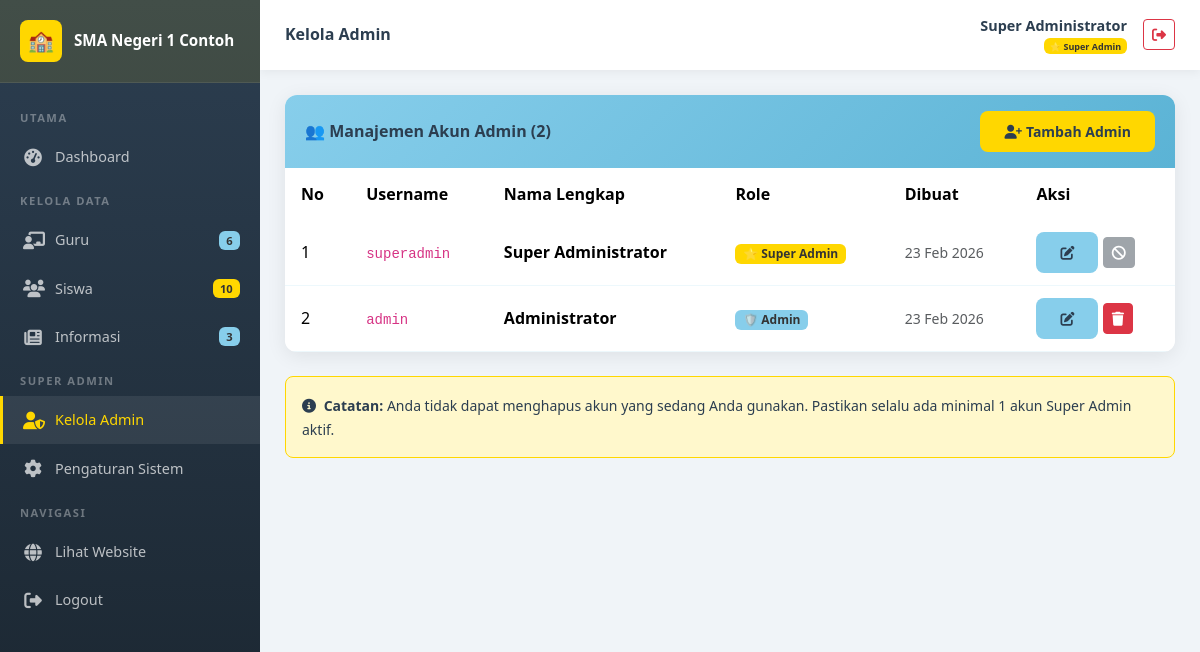
Screenshot of /admin/users/index.php (signed in) with the database file from the repository.
### tables this page shows
CREATE TABLE IF NOT EXISTS pengaturan (
    id INT AUTO_INCREMENT PRIMARY KEY,
    kunci VARCHAR(50) NOT NULL UNIQUE,
    nilai TEXT,
    keterangan VARCHAR(200)
);

CREATE TABLE IF NOT EXISTS users (
    id INT AUTO_INCREMENT PRIMARY KEY,
    username VARCHAR(50) NOT NULL UNIQUE,
    password VARCHAR(255) NOT NULL,
    nama_lengkap VARCHAR(100) NOT NULL,
    role ENUM('admin', 'superadmin') NOT NULL DEFAULT 'admin',
    created_at TIMESTAMP DEFAULT CURRENT_TIMESTAMP,
    updated_at TIMESTAMP DEFAULT CURRENT_TIMESTAMP ON UPDATE CURRENT_TIMESTAMP
);

### koneksi.php (called while the page is built, shortened)
<?php
function escape($koneksi, $data) {
    return mysqli_real_escape_string($koneksi, trim($data));
}
function getSetting($koneksi, $kunci) {
    $kunci = escape($koneksi, $kunci);
    $result = mysqli_query($koneksi, "SELECT nilai FROM pengaturan WHERE kunci='$kunci'");
    if ($row = mysqli_fetch_assoc($result)) {
        return $row['nilai'];
    }
    return '';
}

### admin/users/index.php (the view, shortened to what this page needs)
<?php
$judul_halaman = 'Kelola Admin';
$halaman_admin = 'users';
require_once __DIR__ . '/../includes/admin_header.php';
$result = mysqli_query($koneksi, "SELECT * FROM users ORDER BY role DESC, nama_lengkap ASC");
$total = mysqli_num_rows($result);
?>
<div class="card-admin">
    <div class="card-header-admin">
        <h5>👥 Manajemen Akun Admin (<?= $total ?>)</h5>
        <a href="tambah.php" class="btn btn-sm btn-kuning"><i class="fas fa-user-plus me-1"></i>Tambah Admin</a>
    </div>
    <div class="p-0">
        <table class="table table-custom table-hover mb-0">
            <thead>
                <tr><th>No</th><th>Username</th><th>Nama Lengkap</th><th>Role</th><th>Dibuat</th><th>Aksi</th></tr>
            </thead>
            <tbody>
                <?php $no=1; while ($user = mysqli_fetch_assoc($result)): ?>
                <tr>
                    <td><?= $no++ ?></td>
                    <td><code><?= htmlspecialchars($user['username']) ?></code></td>
                    <td><strong><?= htmlspecialchars($user['nama_lengkap']) ?></strong></td>
                    <td>
                        <?php if ($user['role']==='superadmin'): ?>
                        <span class="badge" style="background:var(--kuning);color:#333;">⭐ Super Admin</span>
                        <?php else: ?>
                        <span class="badge" style="background:var(--biru-muda);color:#333;">🛡️ Admin</span>
                        <?php endif; ?>
                    </td>
                    <td class="text-muted small"><?= date('d M Y', strtotime($user['created_at'])) ?></td>
                    <td>
                        <a href="edit.php?id=<?= $user['id'] ?>" class="btn btn-sm btn-biru"><i class="fas fa-edit"></i></a>
                        <?php if ($user['id'] != $_SESSION['user_id']): ?>
                        <a href="hapus.php?id=<?= $user['id'] ?>" class="btn btn-sm btn-danger btn-hapus"><i class="fas fa-trash"></i></a>
                        <?php else: ?>
                        <button class="btn btn-sm btn-secondary" disabled title="Tidak bisa hapus akun sendiri"><i class="fas fa-ban"></i></button>
                        <?php endif; ?>
                    </td>
                </tr>
                <?php endwhile; ?>
            </tbody>
        </table>
    </div>
</div>
<div class="mt-4 p-3 rounded-3" style="background:var(--kuning-light);border:1px solid var(--kuning);">
    <small><i class="fas fa-info-circle me-1"></i> <strong>Catatan:</strong> Anda tidak dapat menghapus akun yang sedang Anda gunakan. Pastikan selalu ada minimal 1 akun Super Admin aktif.</small>
</div>
<?php require_once __DIR__ . '/../includes/admin_footer.php'; ?>

### admin/includes/admin_header.php (shortened to what this page needs)
<?php
require_once __DIR__ . '/../../koneksi.php';
$nama_sekolah = getSetting($koneksi, 'nama_sekolah');
$role = $_SESSION['role'];
$halaman_admin = $halaman_admin ?? '';
$total_guru = mysqli_fetch_assoc(mysqli_query($koneksi, "SELECT COUNT(*) as t FROM guru"))['t'];
$total_siswa = mysqli_fetch_assoc(mysqli_query($koneksi, "SELECT COUNT(*) as t FROM siswa"))['t'];
$total_info = mysqli_fetch_assoc(mysqli_query($koneksi, "SELECT COUNT(*) as t FROM informasi"))['t'];
?>
<!DOCTYPE html>
<html lang="id">
<head>
    <link rel="stylesheet" href="https://cdn.jsdelivr.net/npm/bootstrap@5.3.2/dist/css/bootstrap.min.css">
    <link rel="stylesheet" href="https://cdnjs.cloudflare.com/ajax/libs/font-awesome/6.5.0/css/all.min.css">
    <link rel="stylesheet" href="<?= BASE_URL ?>assets/css/style.css">
</head>
<body>
<div class="admin-sidebar" id="sidebar">
    <div class="sidebar-brand">
        <div class="brand-icon">🏫</div>
        <span><?= htmlspecialchars(substr($nama_sekolah, 0, 30)) ?></span>
    </div>
    <div class="nav-menu">
        <div class="nav-section">Utama</div>
        <div class="nav-item">
            <a href="<?= BASE_URL ?>admin/dashboard.php" class="<?= $halaman_admin==='dashboard'?'active':'' ?>">
                <span class="nav-icon"><i class="fas fa-tachometer-alt"></i></span> Dashboard
            </a>
        </div>
        <div class="nav-section">Kelola Data</div>
        <div class="nav-item">
            <a href="<?= BASE_URL ?>admin/guru/" class="<?= $halaman_admin==='guru'?'active':'' ?>">
                <span class="nav-icon"><i class="fas fa-chalkboard-teacher"></i></span> Guru
                <span class="ms-auto badge" style="background:var(--biru-muda);color:#333;font-size:0.7rem;"><?= $total_guru ?></span>
            </a>
        </div>
        <div class="nav-item">
            <a href="<?= BASE_URL ?>admin/siswa/" class="<?= $halaman_admin==='siswa'?'active':'' ?>">
                <span class="nav-icon"><i class="fas fa-users"></i></span> Siswa
                <span class="ms-auto badge" style="background:var(--kuning);color:#333;font-size:0.7rem;"><?= $total_siswa ?></span>
            </a>
        </div>
        <div class="nav-item">
            <a href="<?= BASE_URL ?>admin/informasi/" class="<?= $halaman_admin==='informasi'?'active':'' ?>">
                <span class="nav-icon"><i class="fas fa-newspaper"></i></span> Informasi
                <span class="ms-auto badge" style="background:var(--biru-muda);color:#333;font-size:0.7rem;"><?= $total_info ?></span>
            </a>
        </div>
        <?php if ($role === 'superadmin'): ?>
        <div class="nav-section">Super Admin</div>
        <div class="nav-item">
            <a href="<?= BASE_URL ?>admin/users/" class="<?= $halaman_admin==='users'?'active':'' ?>">
                <span class="nav-icon"><i class="fas fa-user-shield"></i></span> Kelola Admin
            </a>
        </div>
        <div class="nav-item">
            <a href="<?= BASE_URL ?>admin/pengaturan.php" class="<?= $halaman_admin==='pengaturan'?'active':'' ?>">
                <span class="nav-icon"><i class="fas fa-cog"></i></span> Pengaturan Sistem
            </a>
        </div>
        <?php endif; ?>
        <div class="nav-section">Navigasi</div>
        <div class="nav-item">
            <a href="<?= BASE_URL ?>index.php" target="_blank">
                <span class="nav-icon"><i class="fas fa-globe"></i></span> Lihat Website
            </a>
        </div>
        <div class="nav-item">
            <a href="<?= BASE_URL ?>admin/logout.php">
                <span class="nav-icon"><i class="fas fa-sign-out-alt"></i></span> Logout
            </a>
        </div>
    </div>
</div>
<div class="admin-main">
    <div class="admin-topbar">
        <div class="d-flex align-items-center gap-3">
            <div>
                <h6 class="mb-0 fw-bold"><?= $judul_halaman ?? 'Dashboard' ?></h6>
            </div>
        </div>
        <div class="d-flex align-items-center gap-3">
            <div class="text-end d-none d-sm-block">
                <div class="fw-semibold" style="font-size:0.9rem;"><?= htmlspecialchars($_SESSION['nama_lengkap']) ?></div>
                <div class="text-muted" style="font-size:0.75rem;">
                    <?php if ($role === 'superadmin'): ?>
                    <span class="badge" style="background:var(--kuning);color:#333;">⭐ Super Admin</span>
                    <?php else: ?>
                    <span class="badge" style="background:var(--biru-muda);color:#333;">🛡️ Admin</span>
                    <?php endif; ?>
                </div>
            </div>
            <a href="logout.php" class="btn btn-sm btn-outline-danger"><i class="fas fa-sign-out-alt"></i></a>
        </div>
    </div>
    <div class="admin-content">

### assets/css/style.css (style rules this page uses)
:root { --kuning: #FFD700; --kuning-dark: #e6c200; --kuning-light: #fff8cc; --biru-muda: #87CEEB; --biru-dark: #5bb3d5; --biru-light: #e8f6fc; --putih: #FFFFFF; --abu: #f8f9fa; --teks-gelap: #2c3e50; --teks-abu: #6c757d; --shadow: 0 4px 20px rgba(0,0,0,0.08); --shadow-hover: 0 8px 30px rgba(0,0,0,0.15); --radius: 12px; --radius-sm: 8px; --transition: all 0.3s ease; }
* { box-sizing: border-box; }
body { font-family: 'Segoe UI', Tahoma, Geneva, Verdana, sans-serif; color: var(--teks-gelap); background: var(--putih); }
a { text-decoration: none; transition: var(--transition); }
.table-custom thead { background: linear-gradient(135deg, var(--biru-muda), var(--biru-dark)); color: var(--teks-gelap); }
.table-custom thead th { font-weight: 600; border: none; padding: 14px 16px; }
.table-custom tbody tr { transition: var(--transition); }
.table-custom tbody td { padding: 12px 16px; vertical-align: middle; border-color: rgba(135,206,235,0.15); }
.btn-kuning { background: var(--kuning); color: var(--teks-gelap); border: none; font-weight: 600; padding: 10px 24px; border-radius: var(--radius-sm); transition: var(--transition); }
.btn-biru { background: var(--biru-muda); color: var(--teks-gelap); border: none; font-weight: 600; padding: 10px 24px; border-radius: var(--radius-sm); transition: var(--transition); }
.admin-sidebar { width: 260px; min-height: 100vh; background: linear-gradient(180deg, var(--teks-gelap) 0%, #1a252f 100%); position: fixed; left: 0; top: 0; z-index: 100; transition: var(--transition); overflow-y: auto; }
.admin-sidebar .sidebar-brand { background: rgba(255,215,0,0.1); padding: 20px; border-bottom: 1px solid rgba(255,255,255,0.08); display: flex; align-items: center; gap: 12px; }
.admin-sidebar .sidebar-brand .brand-icon { width: 42px; height: 42px; background: var(--kuning); border-radius: var(--radius-sm); display: flex; align-items: center; justify-content: center; font-size: 1.3rem; flex-shrink: 0; }
.admin-sidebar .sidebar-brand span { color: var(--putih); font-weight: 700; font-size: 0.95rem; line-height: 1.3; }
.admin-sidebar .nav-menu { padding: 15px 0; }
.admin-sidebar .nav-section { font-size: 0.7rem; text-transform: uppercase; color: rgba(255,255,255,0.35); padding: 12px 20px 6px; letter-spacing: 1.5px; font-weight: 600; }
.admin-sidebar .nav-item a { display: flex; align-items: center; gap: 12px; padding: 11px 20px; color: rgba(255,255,255,0.7); font-weight: 500; font-size: 0.9rem; transition: var(--transition); border-left: 3px solid transparent; }
.admin-sidebar .nav-item a:hover, .admin-sidebar .nav-item a.active { background: rgba(255,255,255,0.08); color: var(--kuning); border-left-color: var(--kuning); }
.admin-sidebar .nav-item a .nav-icon { font-size: 1.1rem; width: 20px; text-align: center; }
.admin-main { margin-left: 260px; min-height: 100vh; background: #f0f4f8; transition: var(--transition); }
.admin-topbar { background: var(--putih); padding: 15px 25px; box-shadow: 0 2px 10px rgba(0,0,0,0.06); display: flex; align-items: center; justify-content: space-between; position: sticky; top: 0; z-index: 99; }
.admin-content { padding: 25px; }
.card-admin { background: var(--putih); border-radius: var(--radius); box-shadow: var(--shadow); overflow: hidden; }
.card-admin .card-header-admin { background: linear-gradient(135deg, var(--biru-muda), var(--biru-dark)); padding: 16px 20px; display: flex; align-items: center; justify-content: space-between; }
.card-admin .card-header-admin h5 { color: var(--teks-gelap); font-weight: 700; margin: 0; font-size: 1rem; }

### rows the page displays
pengaturan: nilai "SMA Negeri 1 Contoh"
users: username "superadmin", nama_lengkap "Super Administrator", role "⭐ Super Admin", created_at "23 Feb 2026"
users: username "admin", nama_lengkap "Administrator", role "🛡️ Admin", created_at "23 Feb 2026"

### other values shown
$total_guru "6"
$total_siswa "10"
$total_info "3"
$judul_halaman "Kelola Admin"
$_SESSION['nama_lengkap'] "Super Administrator"
$total "2"
